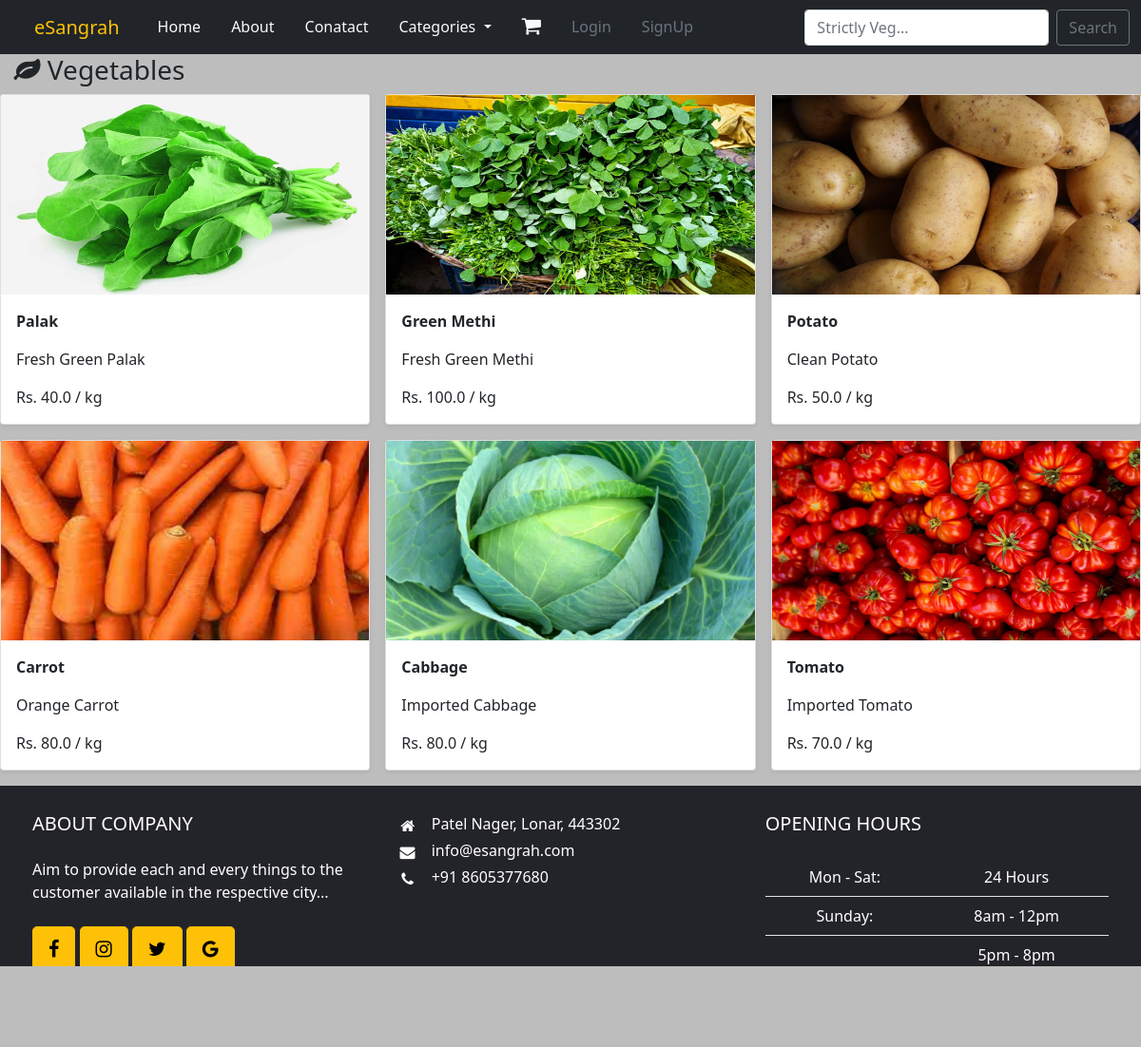
The page /vegetable on the database its author committed.
### eSangrah/models.py (models this page shows, shortened)
class Vegetable(models.Model):
    name = models.CharField(max_length=100)
    image = models.ImageField(upload_to="vegetable_img")
    desc = models.CharField(max_length=100)
    price = models.FloatField(max_length=6)

### eSangrah/views.py (the view)
# urls.py: path("vegetable", views.vegetable, name='vegetable'),
def vegetable(request):
    vegetables = Vegetable.objects.all().order_by("-id")
    return render(request, 'vegetable.html', {"vegetables":vegetables})

### templates/vegetable.html
{% extends "base.html" %}
{% block main %}
<h3 class="my5"> &nbsp; <i class="fa fa-leaf" aria-hidden="true"></i> Vegetables</h3>
<div class="row row-cols-1 row-cols-sm-2 row-cols-md-3 g-3">
    {% for vegetable in vegetables %}
    <div class="col">
        <div class="card shadow-sm">
            <a href=""><img src="{{vegetable.image.url}}" class="d-block w-100" height="210px" alt="..."/></a>
            <div class="card-body">
                <p class="card-text"><b>{{vegetable.name}}</b></p>
                <p class="card-text">{{vegetable.desc}}</p>
                <p class="card-text">Rs. {{vegetable.price}} / kg</p>
            </div>
        </div>
    </div>
  {% endfor %}
</div>
{% endblock main %}

### rows shown on the page
Vegetable: image (picture), name "Palak", desc "Fresh Green Palak", price "40.0"
Vegetable: image (picture), name "Green Methi", desc "Fresh Green Methi", price "100.0"
Vegetable: image (picture), name "Potato", desc "Clean Potato", price "50.0"
Vegetable: image (picture), name "Carrot", desc "Orange Carrot", price "80.0"
Vegetable: image (picture), name "Cabbage", desc "Imported Cabbage", price "80.0"
Vegetable: image (picture), name "Tomato", desc "Imported Tomato", price "70.0"
